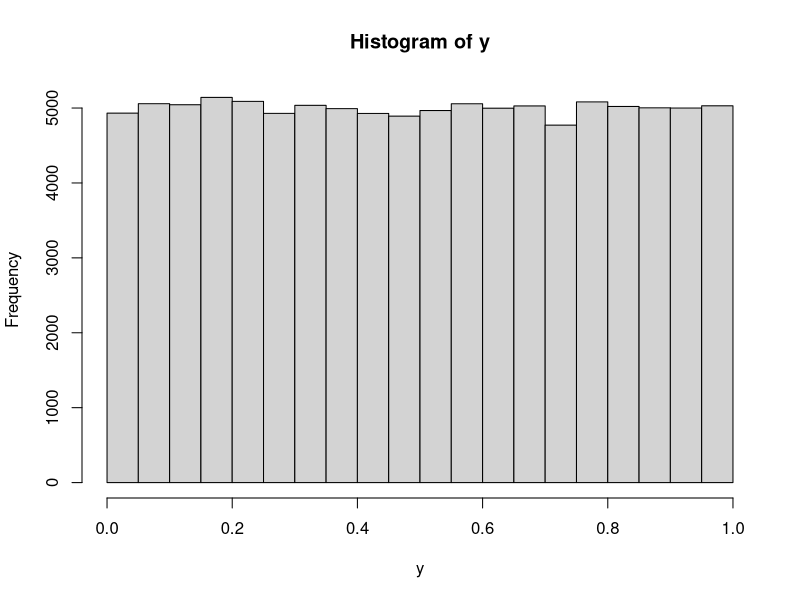
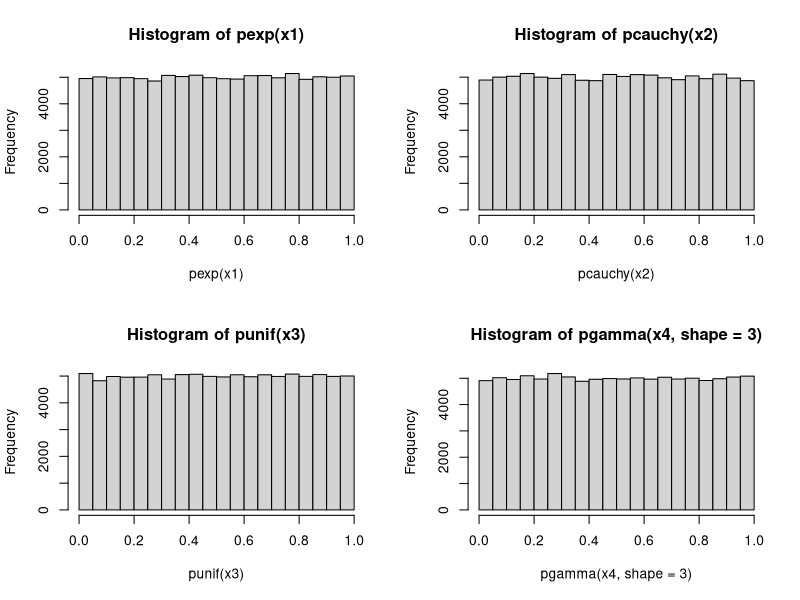

The R source for these figures, in order: (Note: this script raises an error after producing the figures.)
## ---- chunk 1
x = rnorm(100000)
y = pnorm(x)
hist(y)
## ---- chunk 2
x1 = rexp(100000)
x2 = rcauchy(100000)
x3 = runif(100000)
x4 = rgamma(100000, shape=3)
par(mfrow=c(2,2))
hist(pexp(x1))
hist(pcauchy(x2))
hist(punif(x3))
hist(pgamma(x4, shape=3))
## ---- chunk 3
   knitr::include_graphics('pics/cdf_plot.png')
